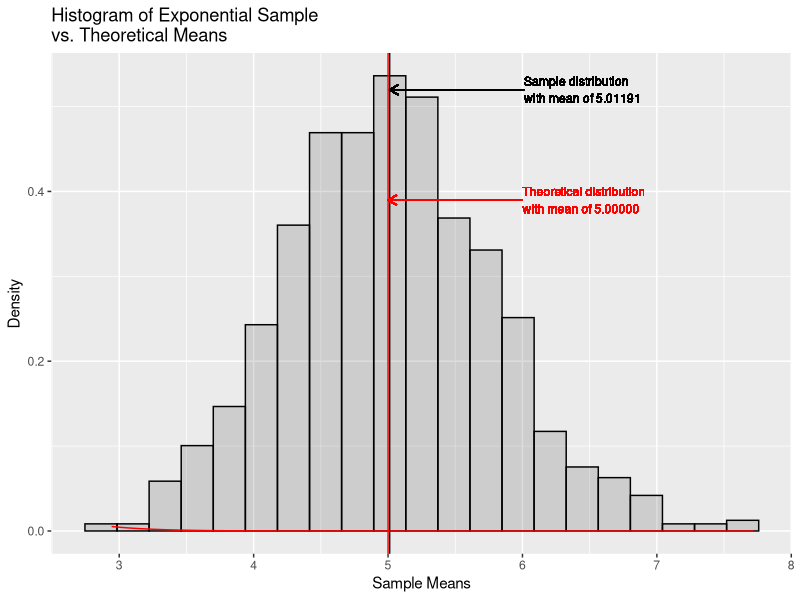
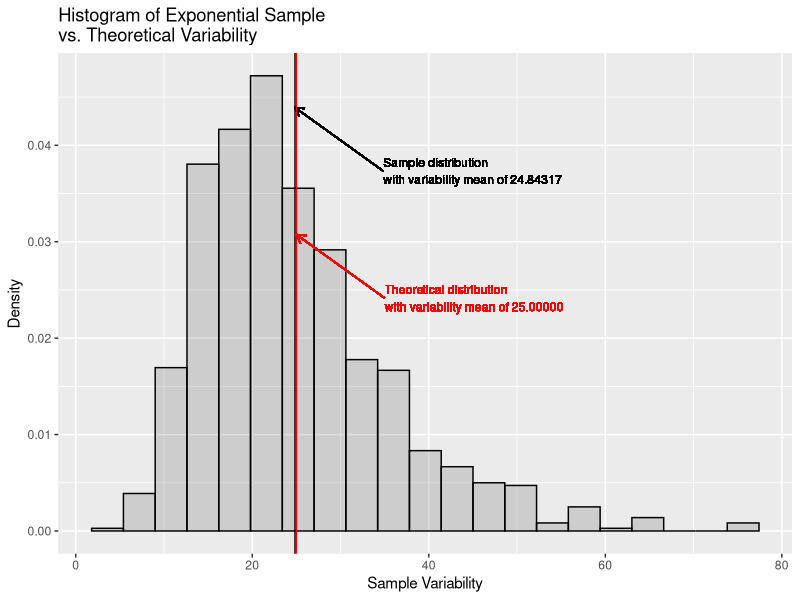
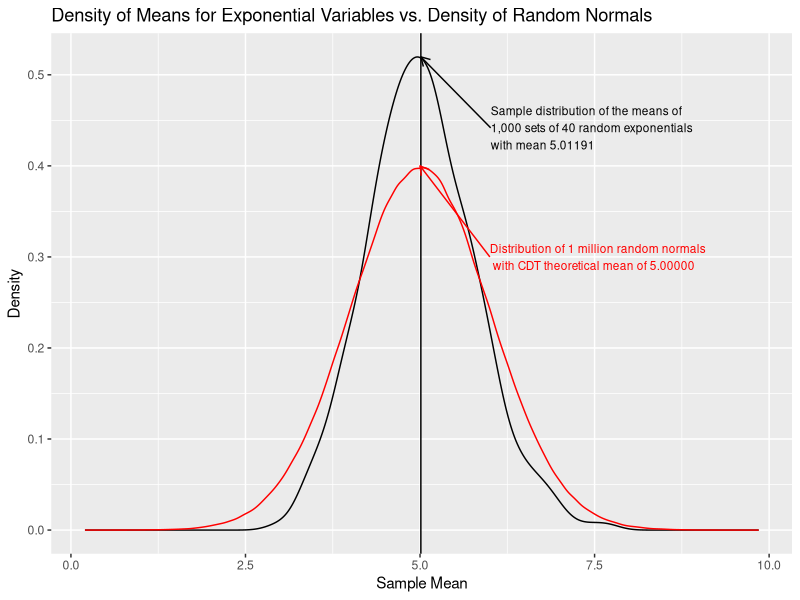

Here is the R script that generated these plots, in order:
## ---- chunk 1
library(grid)       # Plotting graphics (arrow)
library(ggplot2)    # Plotting (ggplot etc.)
set.seed(123)
n <- 40
lambda <- 0.2
nSim <- 1000
exps <- NULL
means <- NULL
vars <- NULL
for (i in 1:nSim){
    exp <- rexp(n, lambda)
    exps <- cbind(exps, exp)
    means <- c(means, mean(exp))
    vars <- c(vars, sd(exp) ^ 2)
}
tMean <- 1 / lambda
tSD <- 1 / lambda
tSE <- tSD / sqrt(n)
tVar <- tSD ^ 2
## ---- chunk 2
plot1 <- ggplot(
    as.data.frame(means)
    ,aes(x = means)
) + geom_histogram(
    alpha = .20
    ,binwidth = (range(means)[2] - range(means)[1]) / 20
    ,color = "black"
    ,aes(y = ..density..)    
) + geom_vline( # Sample distribution mean line
    xintercept = mean(means)
) + geom_segment( # Sample distribution mean arrow
    aes(
        x = mean(means) + 1
        ,xend = mean(means)
        ,y = max(density(means)$y)
        ,yend = max(density(means)$y) 
    )
    ,arrow = arrow(length = unit(.1,"in"), ends = "last")
) + geom_text( # Sample distribution mean label
    aes(
        x = mean(means) + 1
        ,y = max(density(means)$y)
        ,label = paste(
            "Sample distribution\nwith mean of"
            ,sprintf("%.5f", mean(means))
        )
    )
    ,color = "black"
    ,size = 3
    ,hjust = 0    
) + stat_function(
    fun = dnorm
    ,arg = list(mean = tSD)
    ,color = "red"
) + geom_vline( # Theoretical distribution variability line
    xintercept = tSD
    ,color = "red"
) + geom_segment( # Theoretical distribution variability arrow
    aes(
        x = tSD + 1
        ,xend = tSD
        ,y = max(density(means)$y) * .75
        ,yend = max(density(means)$y) * .75 
    )
    ,arrow = arrow(length = unit(.1,"in"), ends = "last")
    ,color = "red"
) + geom_text( # Theoretical distribution mean label
    aes(
        x = tSD + 1
        ,y = max(density(means)$y) * .75
        ,label = paste(
            "Theoretical distribution\nwith mean of"
            ,sprintf("%.5f",tMean)
        )
    )
    ,color = "red"
    ,size = 3
    ,hjust = 0    
) + labs(
    title = "Histogram of Exponential Sample\nvs. Theoretical Means"
    ,x = "Sample Means"
    ,y = "Density"
)
print(plot1)
## ---- chunk 3
plot2 <- ggplot(
    as.data.frame(vars)
    ,aes(x = vars)
) + geom_histogram(
    alpha = .20
    ,binwidth = (range(vars)[2] - range(vars)[1]) / 20
    ,color = "black"
    ,aes(y = ..density..)    
) + geom_vline( # Sample distribution mean line
    xintercept = mean(vars)
) + geom_segment( # Sample distribution mean arrow
    aes(
        x = mean(vars) + 10
        ,xend = mean(vars)
        ,y = max(density(vars)$y) * .85
        ,yend = max(density(vars)$y) 
    )
    ,arrow = arrow(length = unit(.1,"in"), ends = "last")
) + geom_text( # Sample distribution variability label
    aes(
        x = mean(vars) + 10
        ,y = max(density(vars)$y) * .85
        ,label = paste(
            "Sample distribution\nwith variability mean of"
            ,sprintf("%.5f", mean(vars))
        )
    )
    ,color = "black"
    ,size = 3
    ,hjust = 0    
) + geom_vline( # Theoretical distribution variability line
    xintercept = tVar
    ,color = "red"
) + geom_segment( # Theoretical distribution variability arrow
    aes(
        x = tVar + 10
        ,xend = tVar
        ,y = max(density(vars)$y) * .55
        ,yend = max(density(vars)$y) * .7
    )
    ,arrow = arrow(length = unit(.1,"in"), ends = "last")
    ,color = "red"
) + geom_text( # Theoretical distribution variability label
    aes(
        x = tVar + 10
        ,y = max(density(vars)$y) * .55
        ,label = paste(
            "Theoretical distribution\nwith variability mean of"
            ,sprintf("%.5f",tVar)
        )
    )
    ,color = "red"
    ,size = 3
    ,hjust = 0    
) + labs(
    title = "Histogram of Exponential Sample\nvs. Theoretical Variability"
    ,x = "Sample Variability"
    ,y = "Density"
)
print(plot2)
## ---- chunk 4
plot3 <- qplot(
    means
    ,geom = "density"
    ,main = "Density of Means for Exponential Variables vs. Density of Random Normals"
    ,xlab = "Sample Mean"
    ,ylab = "Density"
) + geom_vline( # Sample distribution mean line
    xintercept = mean(means)
) + geom_segment( # Sample distribution mean arrow
    aes(
        x = mean(means) + 1
        ,xend = mean(means)
        ,y = max(density(means)$y) * .85
        ,yend = max(density(means)$y) 
    )
    ,arrow = arrow(length = unit(.1,"in"), ends = "last")
) + geom_text( # Sample distribution mean label
    aes(
        x = mean(means) + 1
        ,y = max(density(means)$y) * .85
        ,label = paste(
            "Sample distribution of the means of\n1,000 sets"
            ,"of 40 random exponentials\nwith mean"
            ,sprintf("%.5f",mean(means))
        )
    )
    ,color = "black"
    ,size = 3
    ,hjust = 0
) + geom_density( # Distribution of random normals
    aes(
        x = rnorm(1000000, mean = tMean)
    )
    , color = "red"
) + geom_segment( # Distribution of random normals arrow
    aes(
        x = tMean + 1
        ,xend = tMean
        ,y = .3
        ,yend = .4 
    )
    ,arrow = arrow(length = unit(.1,"in"), ends = "last")
    ,color = "red"
) + geom_text( # Theoretical distribution mean label
    aes(
        x = tMean + 1
        ,y = .3
        ,label = paste(
            "Distribution of 1 million random normals \n"
            ,"with CDT theoretical mean of"
            ,sprintf("%.5f",tMean)
        )
    )
    ,color = "red"
    ,size = 3
    ,hjust = 0
)
print(plot3)
